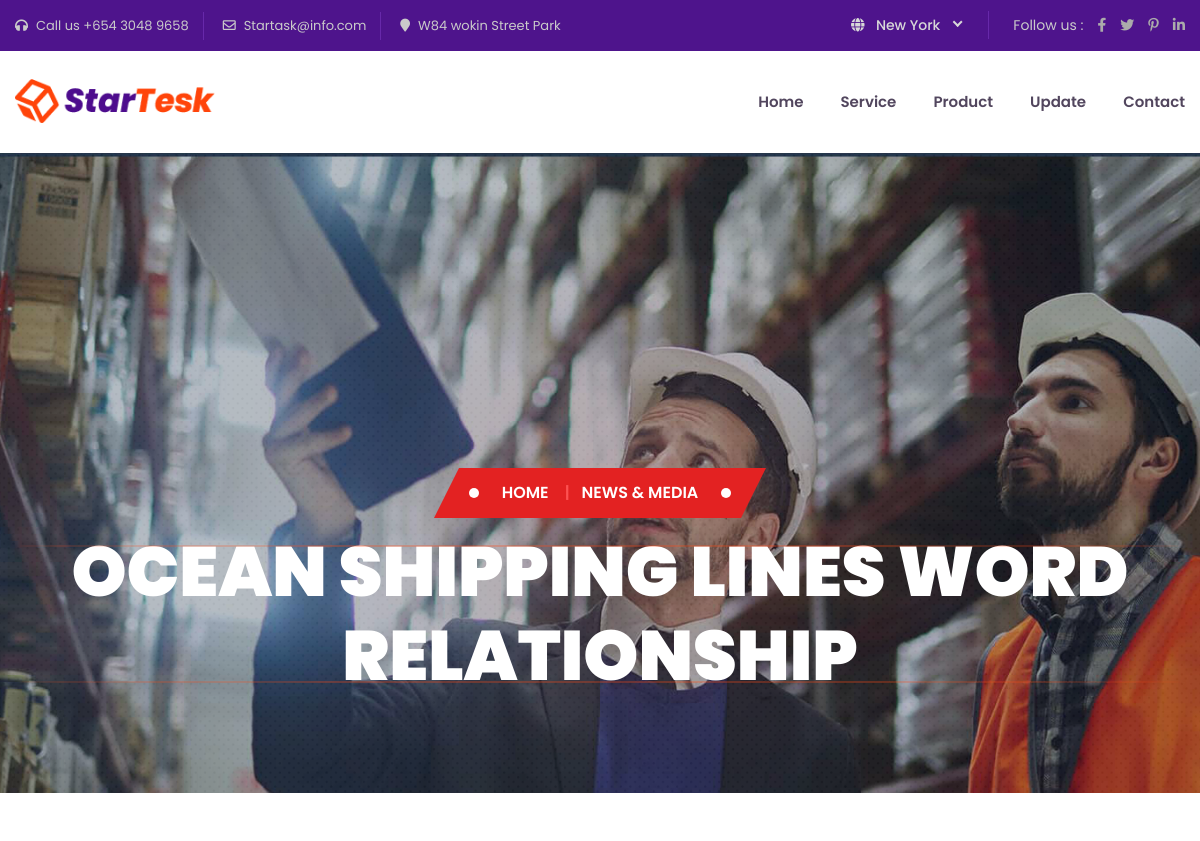
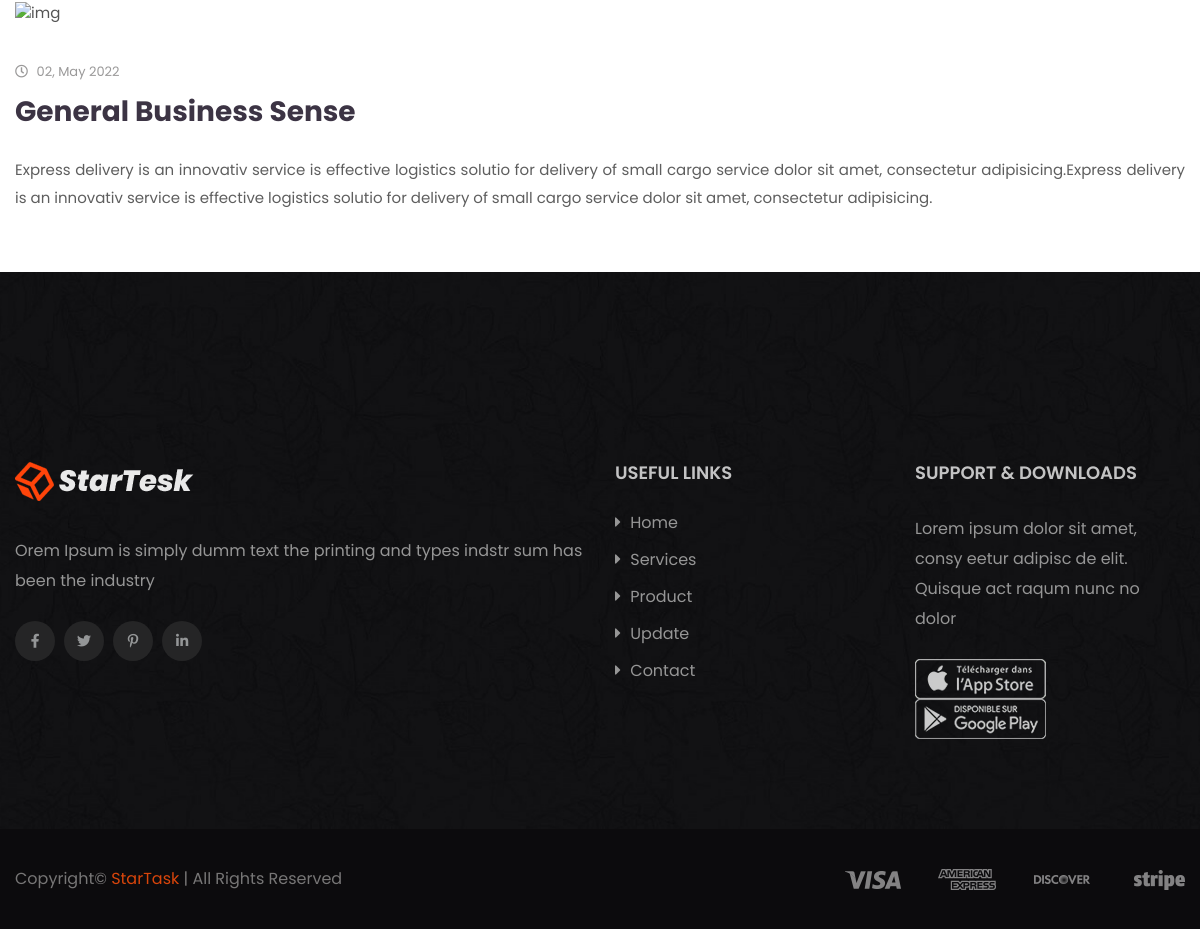
Page /blog-details/general-business-sense/ on the committed database (2 pictures, top to bottom).
### web/models.py (models this page shows, shortened)
class Update(models.Model):
    title=models.CharField(max_length=225)
    summary=models.CharField(max_length=500)
    date=models.DateField()
    image=VersatileImageField('Image',upload_to='updates/',ppoi_field='ppoi' )
    ppoi = PPOIField('Image PPOI')
    content=HTMLField(blank=True, null=True)
    slug=models.SlugField(unique=True)

### web/views.py (the view)
# urls.py: path('blog-details/<str:slug>/', views.updatesDetails,name='updatesDetails'),
def updatesDetails(request,slug):
    update = get_object_or_404(Update,slug=slug)
    updates=Update.objects.all()
    context ={
        'updates':updates,
        'update':update
    }
    return render(request,'web/blog-details.html',context)

### templates/web/blog-details.html (shortened to what this page needs)
{% extends 'web/base.html' %}
{% load static %}
{% block content %}
        <main>
            <div class="breadcrumb-area breadcrumb-bg t-breadcrumb-bg">
                <div class="container">
                    <div class="row">
                        <div class="col-12">
                            <div class="breadcrumb-content">
                                <nav aria-label="breadcrumb">
                                    <ol class="breadcrumb">
                                        <li class="dots"></li>
                                        <li class="breadcrumb-item"><a href="#">Home</a></li>
                                        <li class="breadcrumb-item active" aria-current="page">News & Media</li>
                                        <li class="dots2"></li>
                                    </ol>
                                </nav>
                                <h2>Ocean Shipping Lines Word Relationship</h2>
                            </div>
                        </div>
                    </div>
                </div>
            </div>
            <section class="blog-area pt-120 pb-120">
                <div class="container">
                    <div class="row">
                        <div class="col-lg-12">
                            <div class="single-blog-post blog-classic-post">
                                <div class="blog-thumb mb-35">
                                    <img src="{{update.image.crop.1270x758}}" alt="img">
                                </div>
                                <div class="blog-content blog-details-content">
                                    <div class="blog-details-date mb-10">
                                        <ul>
                                            <li><i class="far fa-clock"></i> {{update.date|date:"d"}}, {{update.date|date:"M"}} {{update.date|date:"Y"}}</li>
                                        </ul>
                                    </div>
                                    <h4>{{update.title}}</h4>
                                    <p>{{update.content|safe}}</p>
                                </div>
                            </div>
                        </div>
                    </div>
                </div>
            </section>
        </main>
{% endblock %}

### templates/web/base.html (shortened to what this page needs)
{% load static %}
<!doctype html>
<html class="no-js" lang="en">
    <head>
        <link rel="stylesheet" href="{% static 'web/css/bootstrap.min.css' %}">
        <link rel="stylesheet" href="{% static 'web/css/animate.min.css' %}">
        <link rel="stylesheet" href="{% static 'web/css/magnific-popup.css' %}">
        <link rel="stylesheet" href="{% static 'web/css/fontawesome-all.min.css' %}">
        <link rel="stylesheet" href="{% static 'web/css/aos.css' %}">
        <link rel="stylesheet" href="{% static 'web/css/nice-select.css' %}">
        <link rel="stylesheet" href="{% static 'web/css/flaticon.css' %}">
        <link rel="stylesheet" href="{% static 'web/css/meanmenu.css' %}">
        <link rel="stylesheet" href="{% static 'web/css/slick.css' %}">
        <link rel="stylesheet" href="{% static 'web/css/default.css' %}">
        <link rel="stylesheet" href="{% static 'web/css/style.css' %}">
        <link rel="stylesheet" href="{% static 'web/css/responsive.css' %}">
    </head>
    <body>
      {% include 'web/partials/header.html' %}
      {% block content %}
      {% endblock %}
      {% include 'web/partials/footer.html' %}
    </body>
</html>

### templates/web/partials/header.html (shortened to what this page needs)
{% load static %}
<header>
    <div class="header-top-wrap purple-bg d-none d-md-block">
        <div class="container-fluid header-container-p">
            <div class="row">
                <div class="col-xl-6 col-lg-7 col-md-6">
                    <div class="header-contact">
                        <ul>
                            <li><i class="fas fa-headphones"></i>Call us +654 3048 9658</li>
                            <li><i class="far fa-envelope"></i><a href="https://themebeyond.com/cdn-cgi/l/email-protection" class="__cf_email__" data-cfemail="83d0f7e2f1f7e2f0e8c3eaede5ecade0ecee">[email&#160;protected]</a></li>
                            <li><i class="fas fa-map-marker"></i>W84 wokin Street Park</li>
                        </ul>
                    </div>
                </div>
                <div class="col-xl-6 col-lg-5 col-md-6">
                    <div class="header-top-right d-flex justify-content-end align-items-center">
                        <div class="header-country">
                            <form action="#">
                            </form>
                        </div>
                        <div class="header-social">
                            <ul>
                                <li>Follow us :</li>
                                <li><a href="#"><i class="fab fa-facebook-f"></i></a></li>
                                <li><a href="#"><i class="fab fa-twitter"></i></a></li>
                                <li><a href="#"><i class="fab fa-pinterest-p"></i></a></li>
                                <li><a href="#"><i class="fab fa-linkedin-in"></i></a></li>
                            </ul>
                        </div>
                    </div>
                </div>
            </div>
        </div>
    </div>
    <div id="header-sticky" class="main-header">
        <div class="container-fluid header-container-p">
            <div class="row align-items-center">
                <div class="col-lg-3 col-md-6">
                    <div class="logo">
                        <a href="{% url 'web:index' %}"><img src="{% static 'web/img/logo/logo.png' %}" class="mobile-logo" alt="Logo"></a>
                    </div>
                </div>
                <div class="col-lg-9 col-md-6 d-none d-md-block">
                    <div class="menu-area">
                        <div class="main-menu">
                            <nav id="mobile-menu">
                                <ul>
                                    <li class="{% if is_index %} active {% endif %}"><a href="{% url 'web:index' %}">Home</a>
                                    </li>
                                    <li class="{% if is_service %} active {% endif %}"><a href="{% url 'web:service' %}">Service</a></li>
                                    <li class="{% if is_product %} active {% endif %}"><a href="{% url 'web:product' %}">Product</a></li>
                                    <li class="{% if is_update %} active {% endif %}"><a href="{% url 'web:updates' %}">Update</a></li>
                                    <li class="{% if is_contact %} active {% endif %}"><a href="{% url 'web:contact' %}">Contact</a></li>
                                </ul>
                            </nav>
                        </div>
                    </div>
                </div>
                <div class="col-12">
                </div>
            </div>
        </div>
    </div>
</header>

### templates/web/partials/footer.html
{% load static %}
   <footer>
    <div class="footer-wrap pt-190 pb-40" data-background="{% static 'web/img/bg/footer_bg.jpg' %}">
        <div class="container">
            <div class="row">
                <div class="col-xl-6 col-lg-4 col-md-6">
                    <div class="footer-widget mb-50">
                        <div class="footer-logo mb-35">
                            <a href="index.html"><img src="{% static 'web/img/logo/w_logo.png' %}" alt="img"></a>
                        </div>
                        <div class="footer-text">
                            <p>Orem Ipsum is simply dumm text the printing and types indstr sum has been the industry
                            </p>
                        </div>
                        <div class="footer-social">
                            <ul>
                                <li><a href="#"><i class="fab fa-facebook-f"></i></a></li>
                                <li><a href="#"><i class="fab fa-twitter"></i></a></li>
                                <li><a href="#"><i class="fab fa-pinterest-p"></i></a></li>
                                <li><a href="#"><i class="fab fa-linkedin-in"></i></a></li>
                            </ul>
                        </div>
                    </div>
                </div>
                <div class="col-xl-3 col-lg-4 col-md-6">
                    <div class="footer-widget mb-50">
                        <div class="fw-title mb-30">
                            <h5>USEFUL LINKS</h5>
                        </div>
                        <div class="fw-link">
                            <ul>
                                <li><a href="{% url 'web:index' %}"><i class="fas fa-caret-right"></i> Home</a></li>
                                <li><a href="{% url 'web:service' %}"><i class="fas fa-caret-right"></i> Services</a></li>
                                <li><a href="{% url 'web:product' %}"><i class="fas fa-caret-right"></i> Product</a></li>
                                <li><a href="{% url 'web:updates' %}"><i class="fas fa-caret-right"></i> Update</a></li>
                                <li><a href="{% url 'web:contact' %}"><i class="fas fa-caret-right"></i> Contact</a></li>
                            </ul>
                        </div>
                    </div>
                </div>
                <div class="col-xl-3 col-lg-4 col-md-6">
                    <div class="footer-widget mb-50">
                        <div class="fw-title mb-30">
                            <h5>Support & Downloads</h5>
                        </div>
                        <div class="f-support-content">
                            <p>Lorem ipsum dolor sit amet, consy eetur adipisc de elit. Quisque act raqum nunc no dolor
                            </p>
                            <a href="#" class="f-download-btn"><img src="{% static 'web/img/images/f_download_btn01.png' %}" alt="img"></a>
                            <a href="#" class="f-download-btn"><img src="{% static 'web/img/images/f_download_btn02.png' %}" alt="img"></a>
                        </div>
                    </div>
                </div>
            </div>
        </div>
    </div>
    <div class="copyright-wrap">
        <div class="container">
            <div class="row align-items-center">
                <div class="col-lg-6 col-md-7">
                    <div class="copyright-text">
                        <p>Copyright© <span>StarTask </span> | All Rights Reserved</p>
                    </div>
                </div>
                <div class="col-lg-6 col-md-5">
                    <div class="f-payment-method text-center text-md-right">
                        <img src="{% static 'web/img/images/card_img.png' %}" alt="img">
                    </div>
                </div>
            </div>
        </div>
    </div>
</footer>

### static/web/css/default.css (style rules this page uses)
.mb-10 { margin-bottom: 10px; }
.mb-30 { margin-bottom: 30px; }
.mb-35 { margin-bottom: 35px; }
.mb-50 { margin-bottom: 50px; }
.pt-120 { padding-top: 50px; }
.pt-190 { padding-top: 190px; }
.pb-40 { padding-bottom: 40px; }
.pb-120 { padding-bottom: 50px; }
.purple-bg { background: #4e148c; }

### static/web/css/responsive.css (style rules this page uses)
@media (min-width: 1200px) and (max-width: 1500px) { .header-container-p { padding-left: 50px; padding-right: 50px; } }
@media (min-width: 1200px) and (max-width: 1500px) { .breadcrumb-bg { min-height: 640px; } }
@media (min-width: 992px) and (max-width: 1200px) { .header-container-p { padding-left: 15px; padding-right: 15px; } }
@media (min-width: 992px) and (max-width: 1200px) { .logo img { width: 200px; } }
@media (min-width: 992px) and (max-width: 1200px) { .main-menu ul li { margin-left: 33px; } }
@media (min-width: 992px) and (max-width: 1200px) { .blog-content { padding: 25px 20px; } }
@media (min-width: 992px) and (max-width: 1200px) { .blog-content h4 { font-size: 18px; line-height: 28px; padding-right: 0; } }
@media (min-width: 992px) and (max-width: 1200px) { .blog-classic-post .blog-content h4 { font-size: 28px; } }

### rows in the picture
Update: date "02", date "May", date "2022", title "General Business Sense", content "Express delivery is an innovativ service is effective logistics solutio for delivery of small cargo service dolor sit amet, consectetur adipisicing.Express delivery is an innovativ service is effective logistics solutio for delivery of small cargo service dolor sit amet, consectetur adipisicing."
